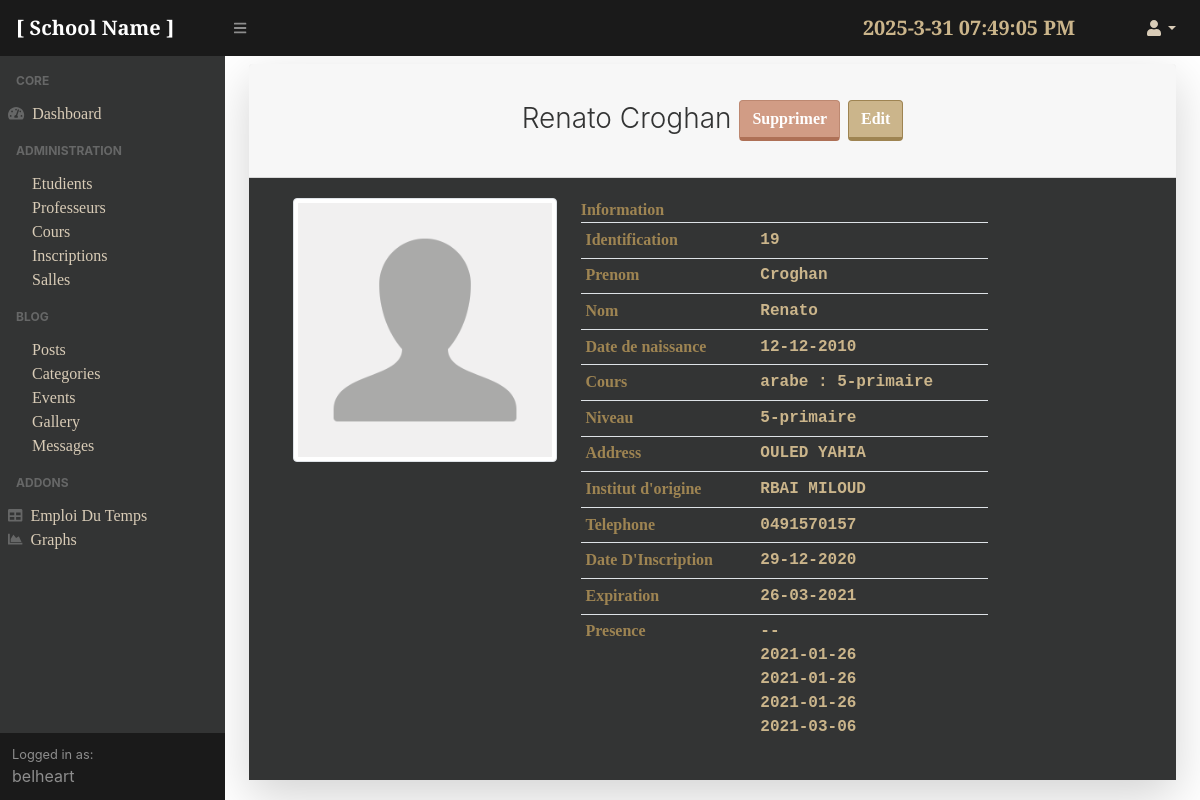
Screenshot of /adminpanel/students/19/ (signed in) with the database file from the repository.
### school/models.py (models this page shows, shortened)
class Student(models.Model):
    first_name = models.CharField(max_length=100)
    last_name = models.CharField(max_length=100)
    birthdate = models.DateField()
    address = models.CharField(max_length=150,default='N/A')
    institute = models.CharField(max_length=150,default="N/A")
    niveau = models.CharField(choices=niveaux.Levels,max_length=100, blank=False, default='1-primaire')
    telephone = models.IntegerField()
    cours_in = models.ForeignKey('courses.Course',on_delete=models.CASCADE)
    sub_date = models.DateField(default=timezone.now)
    cours_start = models.DateField(default = timezone.now, verbose_name="Expiration Date")
    presence = models.TextField(default='--')
    image = models.ImageField(default='Default.png', upload_to='students_pics')
    def format_p(self):
        result = self.presence.split(',')
        return result

### courses/models.py (models this page shows, shortened)
class Course(models.Model):
    weekdays = [('N/A','N/A'),('Dimanche','Dim'),('Lundi','Lun'),('Mardi','Mar'),('Mercredi','Mer'),('Jeudi','Jeu'),('Vendredi','Ven'),('Samedi','Sam')]
    days_en = {'Dimanche':'Sunday', 'Lundi':'Monday', 'Mardi':'Tuesday', 'Mercredi':'Wednesday', 'Jeudi':'Thursday', 'Vendredi':'Friday', 'Samedi':'Saturday', 'N/A':'N/A'}
    name = models.CharField(max_length=200)
    price = models.IntegerField(default = 0)
    desc = models.TextField(max_length=500,default="...")
    cours_start = models.DateField(default = timezone.now)
    time = models.TimeField()
    time2 = models.TimeField(default=timezone.now)
    niveau = models.CharField(choices=Levels, max_length=100,blank=False,default='1_pri')
    prof = models.CharField(max_length=100, default='N/A')
    wday1 = models.CharField(choices=weekdays,max_length=10, blank=False, default='N/A')
    wday2 = models.CharField(choices=weekdays,max_length=10, blank=False, default='N/A')
    sal = models.ForeignKey('courses.Salle',on_delete=models.PROTECT, default=1)
    def __str__(self):
        return f'{self.name} : {self.niveau}'

### adminpanel/views.py (the view)
# urls.py: path('students/<int:pk>/', StudentProfile.as_view(), name='detail-student'),
class StudentProfile(LoginRequiredMixin, DetailView):
	model = Student
	template_name = 'adminpanel/studentProfile.html'

### adminpanel/templates/adminpanel/studentProfile.html (shortened to what this page needs)
{%extends 'adminpanel/base.html' %}
{% block content %}
<div class="card shadow-lg border-0 rounded-lg mt-2">
    <div class="card-header"><h3 class="text-center font-weight-light my-4">{{student.first_name}} {{student.last_name}}    <a class="btn btn-outline-danger" href="{% url 'delete-student' student.id %}">Supprimer</a>
        <a class="btn btn-outline-info" href="{% url 'update-student' student.id %}">Edit</a></h3></div>
    <div class="card-body card-style">
<div class="container bootstrap snippets bootdey">
<div class="panel-body inf-content">
    <div class="row">
        <div class="col-md-4">
            <img alt="" style="width:600px;" title="" class="img-circle img-thumbnail isTooltip" src="/profiles_pics/{{student.image}}" data-original-title="Usuario">
        </div>
        <div class="col-md-6">
            <strong>Information</strong><br>
            <div class="table-responsive">
            <table class="table table-user-information table-sm">
                <tbody>
                    <tr>
                        <td>
                            <strong class="info-title">
				Identification
                            </strong>
                        </td>
                        <td class="text-primary">
                            {{student.id}}
                        </td>
                    </tr>
                    <tr>
                        <td>
                            <strong class="info-title">
                                Prenom
                            </strong>
                        </td>
                        <td class="text-primary">
                            {{student.last_name}}
                        </td>
                    </tr>
                    <tr>
                        <td>
                            <strong class="info-title">
                                Nom
                            </strong>
                        </td>
                        <td class="text-primary">
                            {{student.first_name}}
                        </td>
                    </tr>
                    <tr>
                        <td>
                            <strong class="info-title">
                                Date de naissance
                            </strong>
                        </td>
                        <td class="text-primary">
				{{student.birthdate|date:"d-m-Y"}}
                        </td>
                    </tr>
                    <tr>
                        <td>
                            <strong class="info-title">
                                Cours
                            </strong>
                        </td>
                        <td class="text-primary">
				{{student.cours_in}}
                        </td>
                    </tr>
                    <tr>
                        <td>
                            <strong class="info-title">
                                Niveau
                            </strong>
                        </td>
                        <td class="text-primary">
                            {{student.niveau}}
                        </td>
                    </tr>
                    <tr>
                        <td>
                            <strong class="info-title">
                                Address
                            </strong>
                        </td>
                        <td class="text-primary">
                            {{student.address}}
                        </td>
                    </tr>
                    <tr>
                        <td>
                            <strong class="info-title">
                                Institut d'origine
                            </strong>
                        </td>
                        <td class="text-primary">
                            {{student.institute}}
                        </td>
                    </tr>
                    <tr>
                        <td>
                            <strong class="info-title">
                                Telephone
                            </strong>
                        </td>
                        <td class="text-primary">
                            0{{student.telephone}}
                        </td>
                    </tr>
                    <tr>
                        <td>
                            <strong class="info-title">
                                Date D'Inscription
                            </strong>
                        </td>
                        <td class="text-primary">
                            {{student.sub_date|date:"d-m-Y"}}
                        </td>
                    </tr>
                    <tr>
                        <td>
                            <strong class="info-title">
                                Expiration
                            </strong>
                        </td>
                        <td class="text-primary">
                             {{student.cours_start|date:"d-m-Y"}}
                        </td>
                    </tr>
		    <tr>
			    <td>
				    <strong class="info-title">
				    		Presence
				    </strong>
			    </td>
			    <td class="text-primary">
				    {%for r in student.format_p%}
				    	{{r}}<br>
				    {%endfor%}
			    </td>
		    </tr>
                </tbody>
            </table>
            </div>
        </div>
    </div>
</div>
</div>
</div></div>
{% endblock %}

### adminpanel/templates/adminpanel/base.html (shortened to what this page needs)
{%load static%}
<!DOCTYPE html>
<html lang="en">
    <head>
    <link href="{% static 'adminpanel/assets/css/styles.css'%}" rel="stylesheet" />
    <link href="https://cdn.datatables.net/1.10.20/css/dataTables.bootstrap4.min.css" rel="stylesheet" />
    </head>
    <body class="sb-nav-fixed">
        <nav class="sb-topnav navbar navbar-expand navbar-dark bg-dark">
            <a class="navbar-brand" href="{% url 'blog-home' %}">[ School Name ]</a>
            <button class="btn btn-link btn-sm order-1 order-lg-0" id="sidebarToggle" href="#"><i class="fas fa-bars"></i></button>
            <form class="d-none d-md-inline-block form-inline ml-auto mr-0 mr-md-3 my-2 my-md-0">
                <p id="MyClockDisplay"  class="navbar-brand mr-5 text-gold" onload="showTime()"></p>
            </form>
            <ul class="navbar-nav ml-auto ml-md-0">
                <li class="nav-item dropdown">
                    <a class="nav-link dropdown-toggle" id="userDropdown" href="#" role="button" data-toggle="dropdown" aria-haspopup="true" aria-expanded="false"><i class="fas fa-user fa-fw"></i></a>
                </li>
            </ul>
        </nav>
        <div id="layoutSidenav">
            <div id="layoutSidenav_nav">
                <nav class="sb-sidenav accordion sb-sidenav-dark" id="sidenavAccordion">
                    <div class="sb-sidenav-menu">
                        <div class="nav">
                            <div class="sb-sidenav-menu-heading">Core</div>
                            <a class="nav-link" href="{% url 'dashboard' %}">
                                <div class="sb-nav-link-icon"><i class="fas fa-tachometer-alt"></i></div>
                                Dashboard
                            </a>
                            <div class="sb-sidenav-menu-heading">Administration</div>
                            <div class="collapse show" id="collapseLayouts" aria-labelledby="headingOne" data-parent="#sidenavAccordion" style="">
                                <nav class="sb-sidenav-menu-nested nav">
                                    <a class="nav-link" href="{% url 'students' %}">Etudients</a>
                                    <a class="nav-link" href="{% url 'teachers' %}">Professeurs</a>
                                    <a class="nav-link" href="{% url 'courses' %}">Cours</a>
                                    <a class="nav-link" href="{% url 'inscriptions' %}">Inscriptions</a>
                                    <a class="nav-link" href="{% url 'salles' %}">Salles</a>
                                </nav>
                            </div>
                            <div class="sb-sidenav-menu-heading">Blog</div>
                            <div class="collapse show" id="collapseLayouts" aria-labelledby="headingOne" data-parent="#sidenavAccordion" style="">
                                <nav class="sb-sidenav-menu-nested nav">
                                    <a class="nav-link" href="{% url 'blog-posts' %}">Posts</a>
                                    <a class="nav-link" href="{% url 'categories' %}">Categories</a>
                                    <a class="nav-link" href="{% url 'events-admin' %}">Events</a>
                                    <a class="nav-link" href="{% url 'gallery' %}">Gallery</a>
                                    <a class="nav-link" href="{% url 'messages' %}">Messages</a>
                                </nav>
                            </div>
                            <div class="sb-sidenav-menu-heading">Addons</div>
                            <a class="nav-link" href="{% url 'schedule'%}">
                                <div class="sb-nav-link-icon"><i class="fas fa-table"></i></div>
                                Emploi Du Temps
                            </a>
                            <a class="nav-link" href="{% url 'charts'%}">
                                <div class="sb-nav-link-icon"><i class="fas fa-chart-area"></i></div>
                                Graphs
                            </a>
                        </div>
                    </div>
                    <div class="sb-sidenav-footer">
                        <div class="small">Logged in as:</div>
                        {{user.username}}
                    </div>
                </nav>
            </div>
        <div id='layoutSidenav_content'>
        <main>
        <div class="container-fluid">
            {% block content %}{% endblock %}
        </div>
        </main>
        </div>
    </body>
</html>

### rows the page displays
Student: first_name "Renato", last_name "Croghan", image (placeholder picture), id "19", birthdate "12-12-2010", cours_in "arabe : 5-primaire", niveau "5-primaire", address "OULED YAHIA", institute "RBAI MILOUD", telephone "491570157", sub_date "29-12-2020", cours_start "26-03-2021"

### other values shown
{{ user.username }} "belheart"
{{ r }} "--" "2021-01-26" "2021-01-26" "2021-01-26" "2021-03-06"
